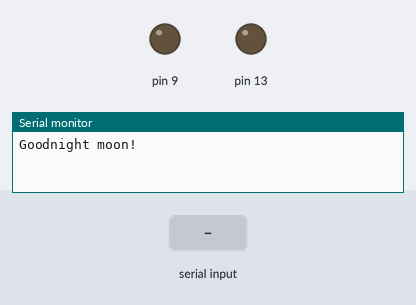
The sketch below on a simulated Arduino Uno, built with avr-gcc and run on an emulated ATmega328P. Shown: output pins drawn as LEDs (lit = HIGH), the last lines printed to the serial monitor. Inputs (shaded band) come from the test bench.

Above: at 1.2 s.
1.3 s: "turn on" received over Serial
At 2.4 s:
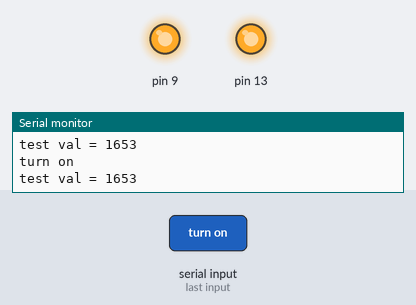
3.0 s: "turn off" received over Serial
At 3.7 s:
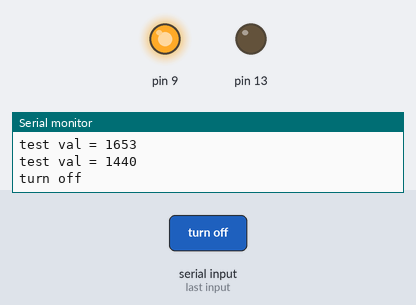
6.2 s: "30,150\n" received over Serial
At 6.6 s:
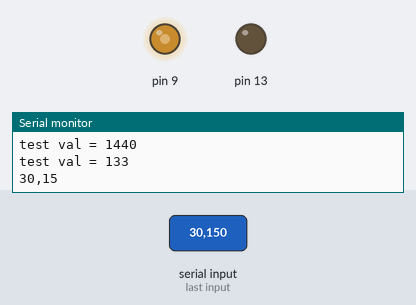
8.2 s: "turn on" received over Serial
At 8.9 s:
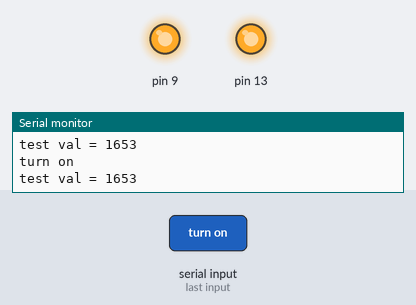
Timing chart, 0 to 10.7 s (numbered marks = the images above; inputs shaded):
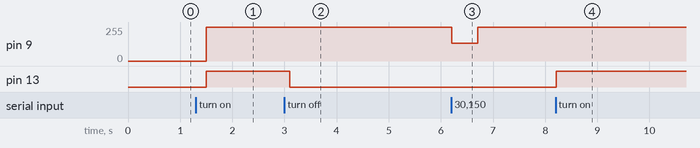

The sketch:

voicecontroltrtest.ino
```cpp
#define strlength 20
// char numbers[] = {'one','two','three','four','five','six','seven','eight','nine','ten'};
String tostr[] = {"Zero","one","two","three","four","five","six","seven","eight","nine","0","1","2","3","4","5","6","7","8","9"};
char number[] = {'1','2','3','4','5','6','7','8','9'};
String val;
String message = "";
 int g = 0;
static inline char xyz;

int convertion(char a)
{
  for(int i = 0;i<strlength;i++){
    if (i<=9 && number[i] == a)
    {
      return i;
    }

  }
}

void setup() {
  // Open serial communications and wait for port to open:
  Serial.begin(9600);
  pinMode(13,OUTPUT);
  Serial.println("Goodnight moon!");
  digitalWrite(13,LOW);


}

void loop() {
  message = "";
  while (Serial.available()) {
    xyz = char(Serial.read());
    message += xyz;
  }

  if(xyz >= 1)
  {
    char z = xyz;
    int testval = z;
     testval = map(testval-48,0,9,0,240);


    Serial.print("test val = ");
    Serial.println(testval);
    analogWrite(9,testval);
    Serial.println(message);

  }

    if(message == "turn on")
    {
      digitalWrite(13,HIGH);
      delay(100);
}
if(message == "turn off")
  {
    digitalWrite(13,LOW);
      delay(100);
  }


  delay(500);

}
```

Measured:
- after the input at 1.3 s, pin 9: 0/255 → 255/255 after 0.20 s; pin 13: LOW → HIGH after 0.20 s
- after the input at 3.0 s, pin 13: HIGH → LOW after 0.10 s
- after the input at 6.2 s, pin 9: 255/255 → 133/255 at once, → 255/255 0.50 s later
- after the input at 8.2 s, pin 13: LOW → HIGH at once
